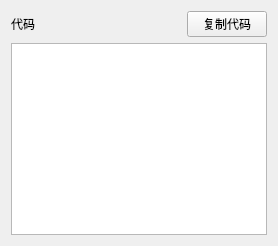
<?xml version="1.0" encoding="UTF-8"?>
<ui version="4.0">
 <class>CodeBlock</class>
 <widget class="QFrame" name="CodeBlock">
  <property name="minimumSize"><size><width>260</width><height>0</height></size></property>
  <layout class="QVBoxLayout" name="verticalLayout">
   <property name="spacing"><number>6</number></property>
   <item><layout class="QHBoxLayout" name="headerLayout">
    <item><widget class="QLabel" name="languageLabel"><property name="text"><string>代码</string></property></widget></item>
    <item><spacer name="headerSpacer"><property name="orientation"><enum>Qt::Horizontal</enum></property><property name="sizeHint" stdset="0"><size><width>40</width><height>20</height></size></property></spacer></item>
    <item><widget class="QPushButton" name="copyButton"><property name="text"><string>复制代码</string></property></widget></item>
   </layout></item>
   <item><widget class="QPlainTextEdit" name="codeEditor">
    <property name="readOnly"><bool>true</bool></property>
    <property name="lineWrapMode"><enum>QPlainTextEdit::NoWrap</enum></property>
   </widget></item>
  </layout>
 </widget>
 <resources/>
 <connections/>
</ui>
